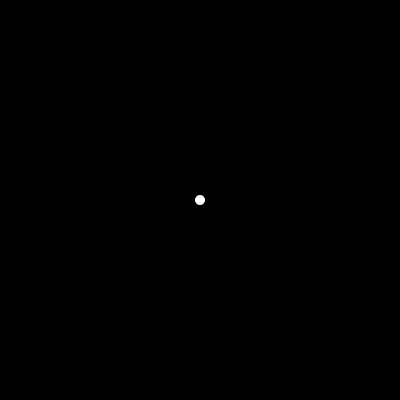
Frame 1 (no input)
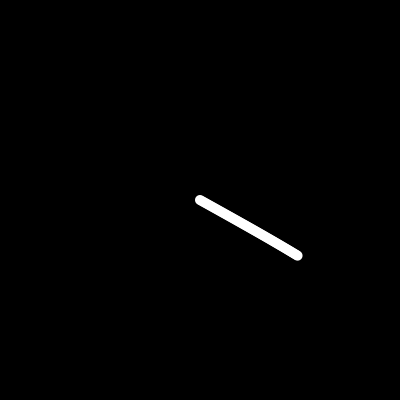
Frame 60 (the mouse pressed at the canvas centre just before this capture)
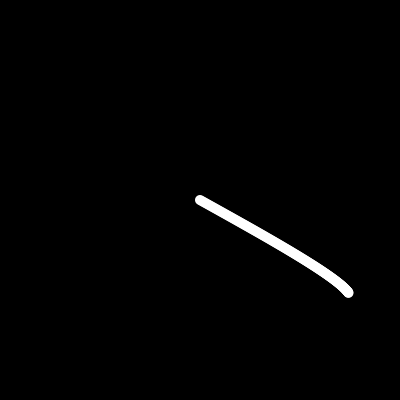
Frame 120 (the mouse held since frame 60 and released just before this capture)

The Processing sketch that drew these frames (run headless with seeded random() and noise(); from frame 60 on, the mouse is pressed at the canvas centre):

// Processing sketch: week04_v1
// ── week04_v1.pde
float x, y;
float t;
float r = 100;

void setup() {
  size(400, 400);
  background(0);
  noStroke();
}

void draw() {

  //x = cos(t)*r+width/2;
  //y = sin(t)*r+height/2;
  translate(width/2,height/2);
  x = wave(1.2,150);
  y = wave(1,100);
  ellipse(x, y, r/10, r/10);
  t+=0.01;
}

float wave(float f, float a){
 return sin(f*t)*a; 
}
